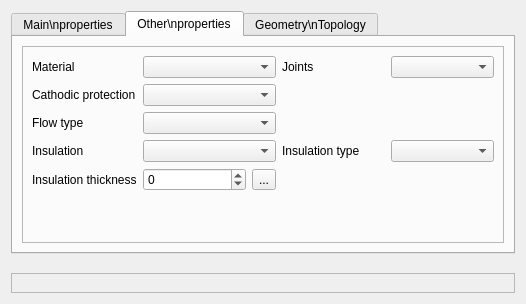
<?xml version="1.0" encoding="UTF-8"?>
<ui version="4.0">
 <class>Form_base3_wds</class>
 <widget class="QWidget" name="Form_base3_wds">
  <property name="geometry">
   <rect>
    <x>0</x>
    <y>0</y>
    <width>526</width>
    <height>304</height>
   </rect>
  </property>
  <property name="windowTitle">
   <string>Form</string>
  </property>
  <layout class="QVBoxLayout" name="verticalLayout" stretch="0,10,0">
   <property name="spacing">
    <number>3</number>
   </property>
   <item>
    <widget class="QTabWidget" name="tabWidget_2">
     <property name="currentIndex">
      <number>1</number>
     </property>
     <widget class="QWidget" name="tab_3">
      <attribute name="title">
       <string>Main\nproperties</string>
      </attribute>
      <layout class="QVBoxLayout" name="verticalLayout_5">
       <item>
        <widget class="QFrame" name="frame_5">
         <property name="frameShape">
          <enum>QFrame::StyledPanel</enum>
         </property>
         <property name="frameShadow">
          <enum>QFrame::Raised</enum>
         </property>
         <layout class="QGridLayout" name="gridLayout_5">
          <item row="0" column="0">
           <widget class="QLabel" name="label_11">
            <property name="text">
             <string>Network type</string>
            </property>
            <property name="wordWrap">
             <bool>true</bool>
            </property>
           </widget>
          </item>
          <item row="0" column="1">
           <widget class="QComboBox" name="comboBox_typeeau"/>
          </item>
          <item row="2" column="0">
           <widget class="QLabel" name="label">
            <property name="text">
             <string>Domain</string>
            </property>
            <property name="wordWrap">
             <bool>true</bool>
            </property>
           </widget>
          </item>
          <item row="3" column="1">
           <widget class="QComboBox" name="comboBox_fonctioncan"/>
          </item>
          <item row="3" column="0">
           <widget class="QLabel" name="label_7">
            <property name="text">
             <string>Pipe function</string>
            </property>
            <property name="wordWrap">
             <bool>true</bool>
            </property>
           </widget>
          </item>
          <item row="1" column="1">
           <widget class="QComboBox" name="comboBox_branchement"/>
          </item>
          <item row="2" column="1">
           <widget class="QComboBox" name="comboBox_domaine"/>
          </item>
          <item row="1" column="0">
           <widget class="QLabel" name="label_9">
            <property name="text">
             <string>Lateral ?</string>
            </property>
            <property name="wordWrap">
             <bool>true</bool>
            </property>
           </widget>
          </item>
          <item row="4" column="0">
           <widget class="QLabel" name="label_15">
            <property name="text">
             <string>Comments</string>
            </property>
            <property name="wordWrap">
             <bool>true</bool>
            </property>
           </widget>
          </item>
          <item row="4" column="1">
           <widget class="QTextBrowser" name="textBrowser_commentaire">
            <property name="maximumSize">
             <size>
              <width>16777215</width>
              <height>60</height>
             </size>
            </property>
            <property name="readOnly">
             <bool>false</bool>
            </property>
           </widget>
          </item>
         </layout>
        </widget>
       </item>
      </layout>
     </widget>
     <widget class="QWidget" name="tab_4">
      <attribute name="title">
       <string>Other\nproperties</string>
      </attribute>
      <layout class="QVBoxLayout" name="verticalLayout_4">
       <item>
        <widget class="QFrame" name="frame">
         <property name="frameShape">
          <enum>QFrame::StyledPanel</enum>
         </property>
         <property name="frameShadow">
          <enum>QFrame::Raised</enum>
         </property>
         <layout class="QGridLayout" name="gridLayout_2">
          <item row="7" column="2">
           <widget class="QToolButton" name="toolButton_calorep">
            <property name="text">
             <string>...</string>
            </property>
           </widget>
          </item>
          <item row="7" column="0">
           <widget class="QLabel" name="label_14">
            <property name="text">
             <string>Insulation thickness</string>
            </property>
            <property name="wordWrap">
             <bool>true</bool>
            </property>
           </widget>
          </item>
          <item row="7" column="1">
           <widget class="QSpinBox" name="spinBox_calorep">
            <property name="minimum">
             <number>-1</number>
            </property>
            <property name="maximum">
             <number>999999</number>
            </property>
           </widget>
          </item>
          <item row="5" column="0">
           <widget class="QLabel" name="label_12">
            <property name="text">
             <string>Insulation</string>
            </property>
            <property name="wordWrap">
             <bool>true</bool>
            </property>
           </widget>
          </item>
          <item row="5" column="3">
           <widget class="QLabel" name="label_13">
            <property name="text">
             <string>Insulation type</string>
            </property>
            <property name="wordWrap">
             <bool>true</bool>
            </property>
           </widget>
          </item>
          <item row="0" column="3">
           <widget class="QLabel" name="label_6">
            <property name="text">
             <string>Joints</string>
            </property>
            <property name="wordWrap">
             <bool>true</bool>
            </property>
           </widget>
          </item>
          <item row="5" column="4">
           <widget class="QComboBox" name="comboBox_calortype"/>
          </item>
          <item row="0" column="0">
           <widget class="QLabel" name="label_3">
            <property name="text">
             <string>Material</string>
            </property>
            <property name="wordWrap">
             <bool>true</bool>
            </property>
           </widget>
          </item>
          <item row="9" column="1">
           <spacer name="verticalSpacer_2">
            <property name="orientation">
             <enum>Qt::Vertical</enum>
            </property>
            <property name="sizeHint" stdset="0">
             <size>
              <width>20</width>
              <height>40</height>
             </size>
            </property>
           </spacer>
          </item>
          <item row="3" column="0">
           <widget class="QLabel" name="label_5">
            <property name="text">
             <string>Flow type</string>
            </property>
            <property name="wordWrap">
             <bool>true</bool>
            </property>
           </widget>
          </item>
          <item row="2" column="0">
           <widget class="QLabel" name="label_4">
            <property name="text">
             <string>Cathodic protection</string>
            </property>
            <property name="wordWrap">
             <bool>true</bool>
            </property>
           </widget>
          </item>
          <item row="0" column="4">
           <widget class="QComboBox" name="comboBox_joint"/>
          </item>
          <item row="5" column="1" colspan="2">
           <widget class="QComboBox" name="comboBox_calor"/>
          </item>
          <item row="3" column="1" colspan="2">
           <widget class="QComboBox" name="comboBox_modecircu"/>
          </item>
          <item row="2" column="1" colspan="2">
           <widget class="QComboBox" name="comboBox_protectioncatho"/>
          </item>
          <item row="0" column="1" colspan="2">
           <widget class="QComboBox" name="comboBox_materiau"/>
          </item>
         </layout>
        </widget>
       </item>
      </layout>
     </widget>
     <widget class="QWidget" name="tab_5">
      <attribute name="title">
       <string>Geometry\nTopology</string>
      </attribute>
      <layout class="QGridLayout" name="gridLayout_4">
       <item row="0" column="0">
        <widget class="QLabel" name="label_2">
         <property name="text">
          <string>Diameter ext.</string>
         </property>
         <property name="wordWrap">
          <bool>true</bool>
         </property>
        </widget>
       </item>
       <item row="0" column="2">
        <widget class="QToolButton" name="toolButton_diametre">
         <property name="text">
          <string>...</string>
         </property>
        </widget>
       </item>
       <item row="2" column="0">
        <widget class="QLabel" name="label_10">
         <property name="text">
          <string>Top pipe depth</string>
         </property>
         <property name="wordWrap">
          <bool>true</bool>
         </property>
        </widget>
       </item>
       <item row="2" column="1">
        <widget class="QDoubleSpinBox" name="doubleSpinBox_gene">
         <property name="minimum">
          <double>-1.000000000000000</double>
         </property>
         <property name="maximum">
          <double>999999.000000000000000</double>
         </property>
        </widget>
       </item>
       <item row="2" column="2">
        <widget class="QToolButton" name="toolButton_gene">
         <property name="text">
          <string>...</string>
         </property>
        </widget>
       </item>
       <item row="0" column="1">
        <widget class="QDoubleSpinBox" name="doubleSpinBox_diametre">
         <property name="decimals">
          <number>3</number>
         </property>
         <property name="minimum">
          <double>-1.000000000000000</double>
         </property>
         <property name="maximum">
          <double>999999.000000000000000</double>
         </property>
        </widget>
       </item>
       <item row="3" column="1">
        <spacer name="verticalSpacer_3">
         <property name="orientation">
          <enum>Qt::Vertical</enum>
         </property>
         <property name="sizeHint" stdset="0">
          <size>
           <width>20</width>
           <height>40</height>
          </size>
         </property>
        </spacer>
       </item>
       <item row="1" column="0">
        <widget class="QLabel" name="label_8">
         <property name="text">
          <string>diamètre int</string>
         </property>
         <property name="wordWrap">
          <bool>true</bool>
         </property>
        </widget>
       </item>
       <item row="1" column="1">
        <widget class="QDoubleSpinBox" name="doubleSpinBox_diamint">
         <property name="minimum">
          <double>-1.000000000000000</double>
         </property>
         <property name="maximum">
          <double>999999.000000000000000</double>
         </property>
        </widget>
       </item>
       <item row="1" column="2">
        <widget class="QToolButton" name="toolButton_diamint">
         <property name="text">
          <string>...</string>
         </property>
        </widget>
       </item>
      </layout>
     </widget>
    </widget>
   </item>
   <item>
    <spacer name="verticalSpacer">
     <property name="orientation">
      <enum>Qt::Vertical</enum>
     </property>
     <property name="sizeHint" stdset="0">
      <size>
       <width>20</width>
       <height>40</height>
      </size>
     </property>
    </spacer>
   </item>
   <item>
    <widget class="QFrame" name="frame_2">
     <property name="frameShape">
      <enum>QFrame::StyledPanel</enum>
     </property>
     <property name="frameShadow">
      <enum>QFrame::Raised</enum>
     </property>
     <layout class="QGridLayout" name="gridLayout"/>
    </widget>
   </item>
  </layout>
 </widget>
 <resources>
  <include location="../../resources.qrc"/>
 </resources>
 <connections/>
</ui>
